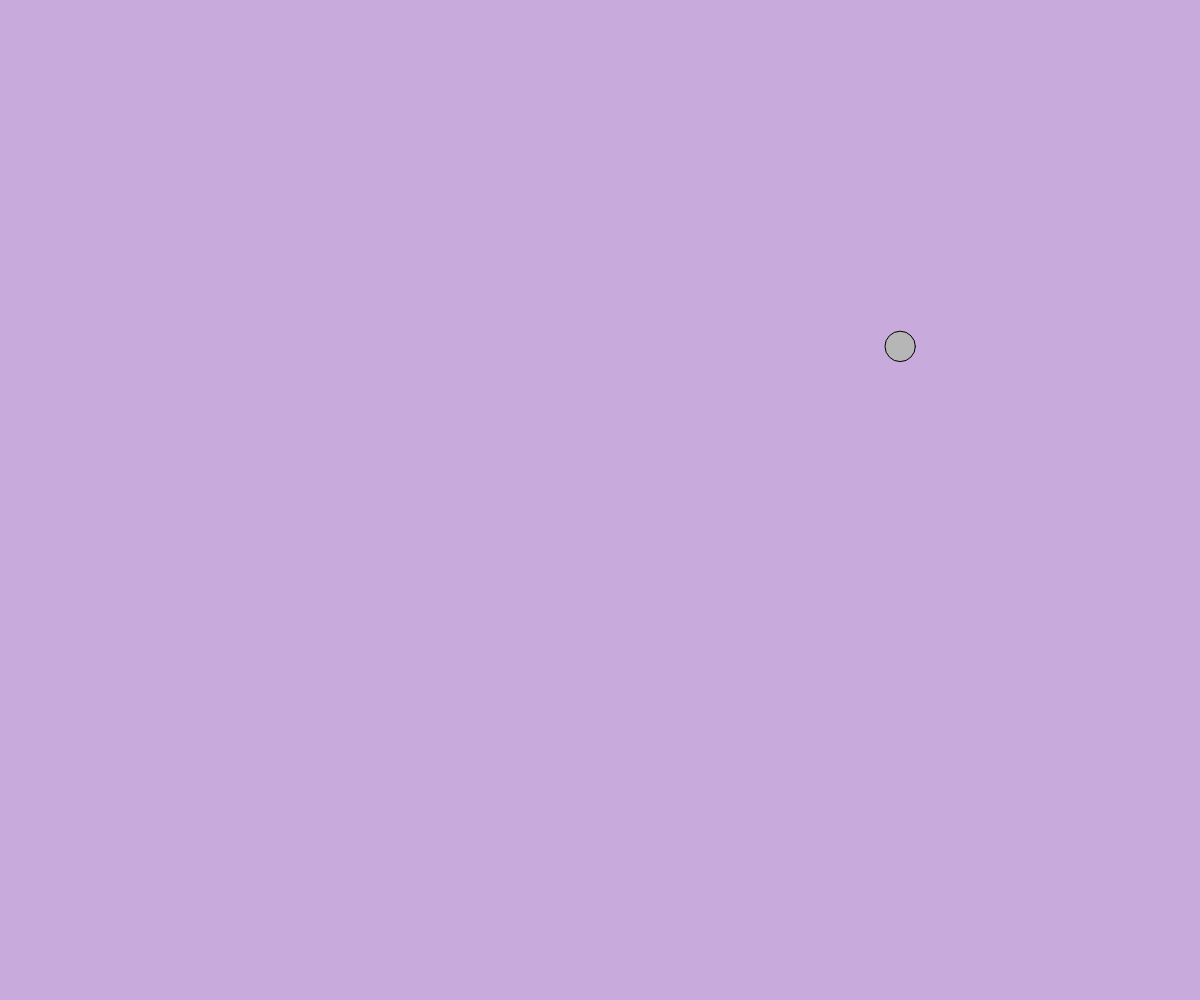
Frame 1 (no input)
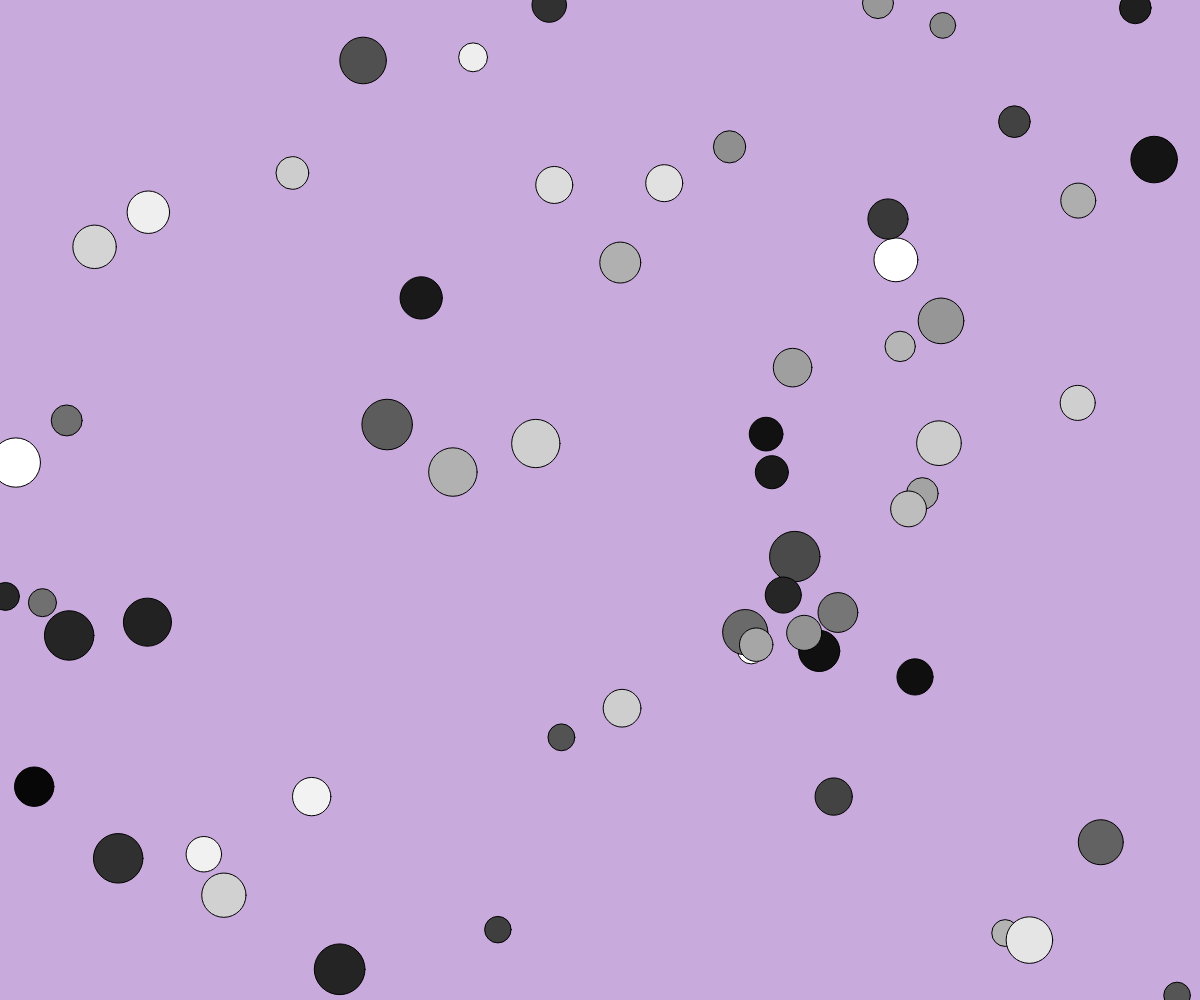
Frame 60 (no input)
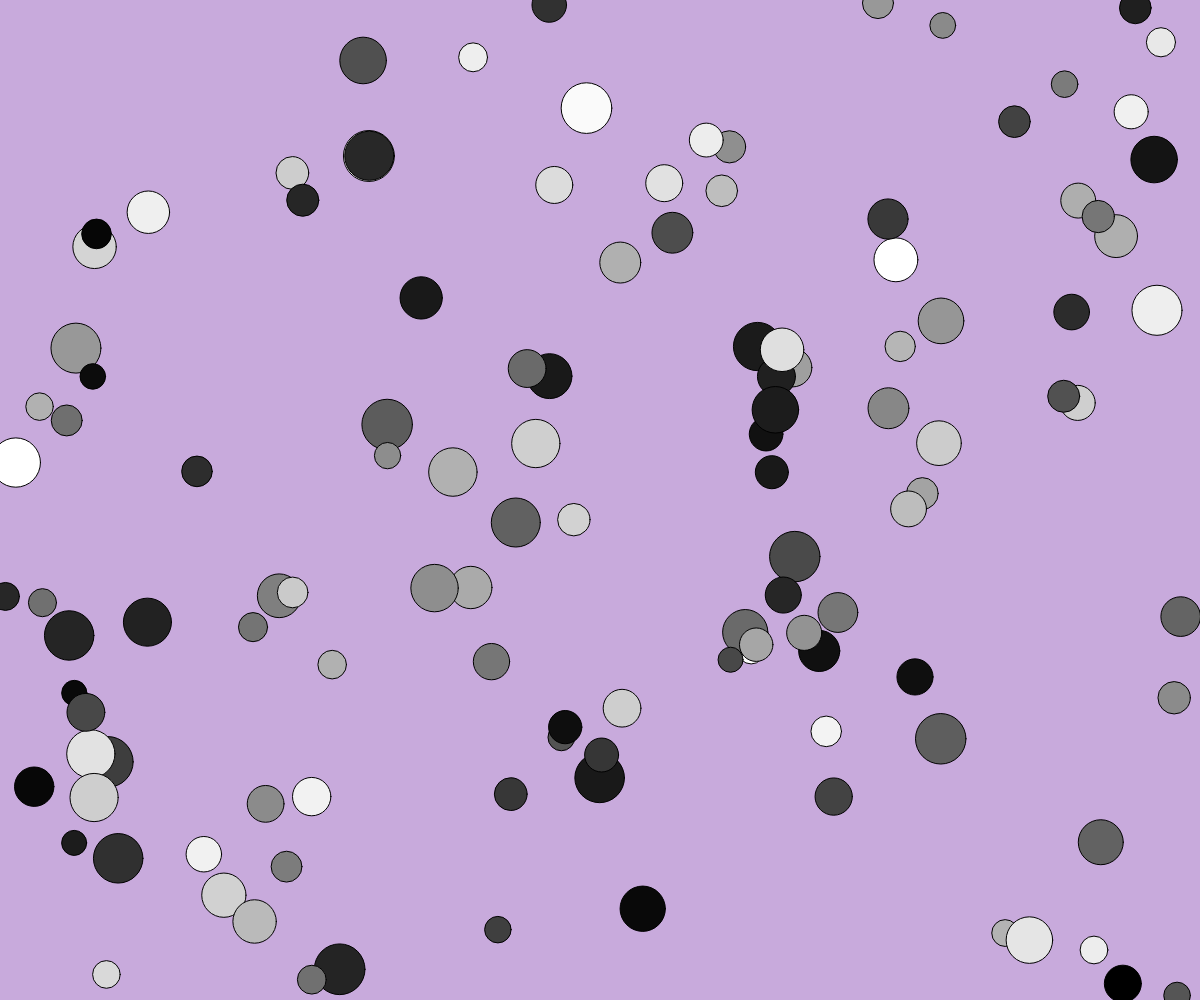
Frame 120 (the mouse pressed at the canvas centre since frame 60)

The p5.js sketch that drew these frames (run headless with seeded random() and noise() and a simulated clock; from frame 60 on, the mouse is pressed at the canvas centre):

// p5.js sketch
// ── sketch.js
/**
 * P5 color type
 * @typedef {import("p5").Color} Color
 */

/**
 * If the program is running on windowsketch.art
 * @type {boolean}
 */
const WINDOW_SKETCH = false;

/**
 * P5 Black color
 * @type {Color}
 */
let BLACK;

/**
 * Max number of circles allowed on the screen
 * @type {number}
 */
let maxCircles;

/**
 * Current number of circles on the screen
 * @type {number}
 */
let numCircles = 0;

/**
 * P5js value for the current background color
 * @type {Color}
 */
let backgroundColor;

/**
 * Current drawing step to add a circle
 * @type {() => void}
 */
let drawingStep;

const drawRandCircle = () => {
  const diameter = random(25, 51);

  circle(random(0, width + 1), random(0, height + 1), diameter);
};

const addDots = () => {
  fill(random(0, 255));
  stroke(BLACK);

  numCircles += 1;
  drawRandCircle();

  if (numCircles === maxCircles) {
    backgroundColor = color(random(0, 255), random(0, 255), random(0, 255));
    drawingStep = coverDots;
  }
};

const coverDots = () => {
  fill(backgroundColor);
  stroke(backgroundColor);

  numCircles -= 1;
  drawRandCircle();

  if (numCircles === 0) {
    drawingStep = addDots;
  }
};

const init = () => {
  let canvasWidth = windowWidth;
  let canvasHeight = windowHeight;

  if (WINDOW_SKETCH) {
    canvasWidth = 390;
    canvasHeight = 1215;
  }

  backgroundColor = color(200, 170, 220);
  maxCircles = (canvasWidth + canvasHeight) * 2;
  numCircles = 0;
  drawingStep = addDots;

  createCanvas(canvasWidth, canvasHeight);
  background(backgroundColor);
};

function setup() {
  BLACK = color(0, 0, 0);
  init();
}

function draw() {
  drawingStep();
}

function windowResized() {
  init();
}

window.setup = setup;
window.draw = draw;
window.windowResized = windowResized;
